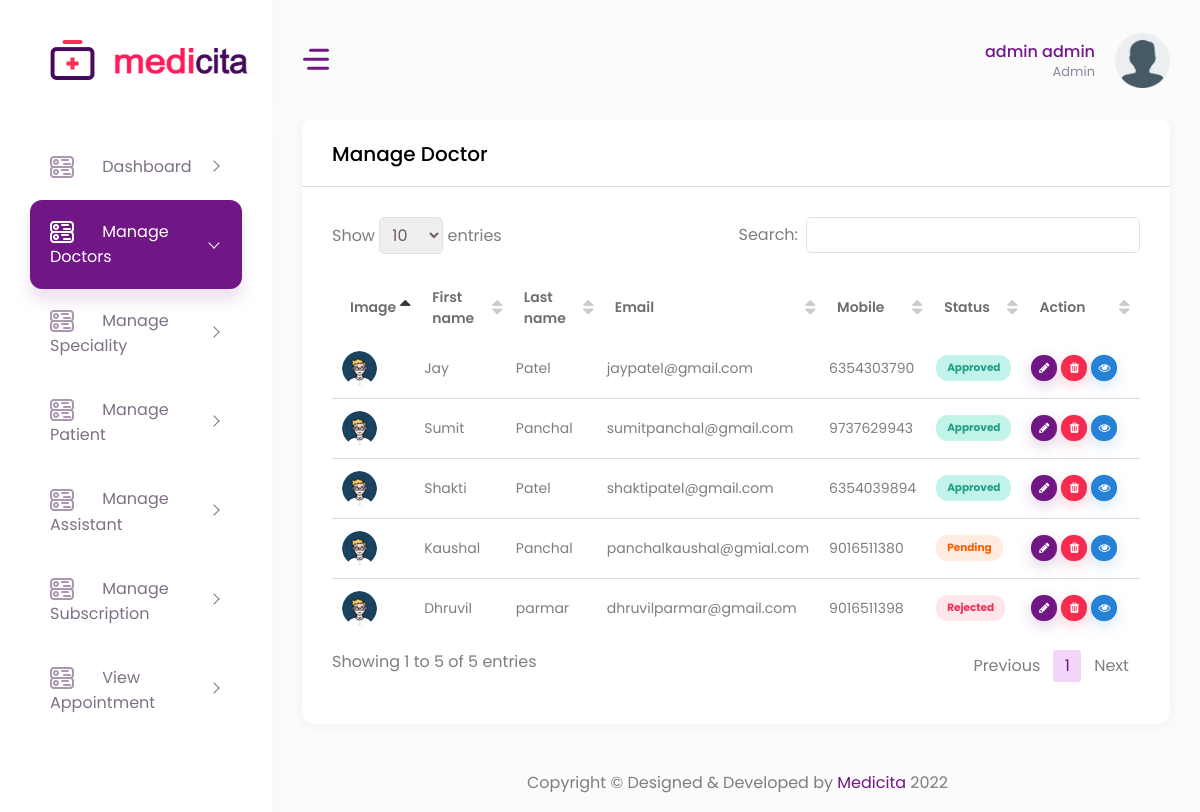
The app's page /manage_doctor.php (signed in) with its own data.
### tables this page shows
CREATE TABLE IF NOT EXISTS `user` (
  `id` int NOT NULL AUTO_INCREMENT,
  `user_type` enum('Admin','Doctor','Patient','Assistant') NOT NULL,
  `first_name` varchar(50) NOT NULL,
  `last_name` varchar(50) NOT NULL,
  `email` varchar(200) NOT NULL,
  `password` varchar(50) NOT NULL,
  `mobile_number` bigint NOT NULL,
  `gender` enum('Male','Female','Other','') DEFAULT NULL,
  `birth_date` date DEFAULT NULL,
  `otp` int DEFAULT NULL,
  `profile_photo` varchar(150) DEFAULT NULL,
  `bio` varchar(255) DEFAULT NULL,
  `address` text,
  `state` varchar(255) DEFAULT NULL,
  `city` varchar(255) DEFAULT NULL,
  `zip_code` int DEFAULT NULL,
  `status` enum('Pending','Rejected','Approved','') NOT NULL DEFAULT 'Pending',
  PRIMARY KEY (`id`)
);

### manage_doctor.php (the view, shortened to what this page needs)
<?php
   include "action/databaseconn.php";
   ?>
<?php
   include "header.php";
   ?>
<?php
   $sql = "SELECT * FROM user where user_type = 'doctor'";
   $result = $conn->query($sql);
   $arr_users = [];
   ?>
<div class="container-fluid">
   <div class="row">
      <div class="col-12">
         <div class="card">
            <div class="card-header">
               <h4 class="card-title">Manage Doctor</h4>
            </div>
            <div class="card-body">
               <div class="table-responsive">
                  <table id="example3" class="display" style="min-width: 845px">
                     <?php
                        if($result->num_rows > 0)
                           {
                              $arr_users = $result->fetch_all(MYSQLI_ASSOC);
                           }
                        ?>
                     <thead>
                        <tr>
                           <th>Image</th>
                           <th>First name</th>
                           <th>Last name</th>
                           <th>Email</th>
                           <th>Mobile</th>
                           <th>Status</th>
                           <th>Action</th>
                           <th></th>
                        </tr>
                     </thead>
                     <tbody>
                        <?php if(!empty($arr_users)) { ?>
                        <?php foreach($arr_users as $r) { ?>
                        <tr>
                           <td><img class="rounded-circle" width="35" src="images/avatar/1.png" alt=""></td>
                           <td><?php echo $r['first_name'] ?></td>
                           <td><?php echo $r['last_name'] ?></td>
                           <td><?php echo $r['email'] ?></td>
                           <td><?php echo $r['mobile_number'] ?></td>
                           <?php
                              if( $r['status'] == "Approved")
                              {
                                 ?>
                                 <td><span class="badge light badge-success"><?php echo $r['status'] ?></span></td>
                                 <?php
                              }
                              elseif($r['status']=="Rejected")
                              {
                                 ?>
                                 <td><span class="badge light badge-danger"><?php echo $r['status'] ?></span></td>
                                 <?php
                              }else{
                                 ?>
                                 <td><span class="badge light badge-warning"><?php echo $r['status'] ?></span></td>
                                 <?php
                              }
                           ?>
                           <td>
                              <div class="d-flex">
                                 <button type="button" class="btn btn-primary shadow btn-xs sharp mr-1 edit-modal" data-toggle="modal" data-id="<?= $r['id'] ?>" data-target="#editModal"><i class="fa fa-pencil"></i></button>
                                 <button type="button" class="btn btn-danger shadow btn-xs sharp mr-1 delete-modal" data-toggle="modal" data-id="<?= $r['id'] ?>" data-target="#deleteModal"><i class="fa fa-trash"></i></button>
                                 <a href=<?php echo "admin_doctor_detail.php?id=".$r['id'] ?>><button type="button" class="btn btn-info shadow btn-xs sharp mr-1 view-modal" data-toggle="modal" data-id="<?= $r['id'] ?>" data-target="#viewModal"><i class="fa fa-eye"></i></button></a>
                              </div>
                           </td>
                           <td>
                           </td>
                        </tr>
                        <?php }} ?>
                     </tbody>
                  </table>
               </div>
            </div>
         </div>
      </div>
   </div>
</div>
<?php
   include "footer.php";
?>

### header.php (shortened to what this page needs)
<?php
include "action/databaseconn.php";
   if(!isset($_SESSION["login"]))
   {
   	header("location:index.php");
   }
   else
   {
      $user_type = $_SESSION['user_type'];
   }
   ?>
<!DOCTYPE html>
<html lang="en">
   <head>
      <link href="vendor/jqvmap/css/jqvmap.min.css" rel="stylesheet">
      <link rel="stylesheet" href="vendor/chartist/css/chartist.min.css">
      <link href="vendor/datatables/css/jquery.dataTables.min.css" rel="stylesheet">
      <link href="vendor/bootstrap-select/dist/css/bootstrap-select.min.css" rel="stylesheet">
      <link rel="stylesheet" href="vendor/toastr/css/toastr.min.css">
    <link href="vendor/bootstrap-material-datetimepicker/css/bootstrap-material-datetimepicker.css" rel="stylesheet">
      <link href="css/style.css" rel="stylesheet">
      <link href="css/custom.css" rel="stylesheet">
   </head>
   <body>
      <div id="main-wrapper">
      <div class="nav-header">
         <a href="index.php" class="brand-logo">
            <img class="logo-abbr" src="images/logo.png" alt="">
            <img class="brand-title" src="images/logo-text.png" alt="">
         </a>
         <div class="nav-control">
            <div class="hamburger">
               <span class="line"></span><span class="line"></span><span class="line"></span>
            </div>
         </div>
      </div>
      <div class="header">
         <div class="header-content">
            <nav class="navbar navbar-expand">
               <div class="collapse navbar-collapse justify-content-between">
                  <ul class="navbar-nav header-right">
                     <li class="nav-item dropdown header-profile">
                        <a class="nav-link" href="#" role="button" data-toggle="dropdown">
                           <div class="header-info">
                              <span><?php echo $_SESSION['first_name']." ".$_SESSION['last_name'] ?></span>
                              <small><?php echo $user_type?></small>
                           </div>
                           <?php
                              $query1 = "select * from user where id = '".$_SESSION['id']."'";
                              $result = mysqli_query($conn, $query1);
                              $arr_doc = [];
                              if($result->num_rows > 0)
                              {
                                 $arr_doc = $result->fetch_all(MYSQLI_ASSOC);
                              }
                           ?>
                           <?php if(!empty($arr_doc)) { ?>
                                 <?php foreach($arr_doc as $r2) {
                                    if ($r2['profile_photo'] > 0) {
                                       ?>
                                       <img src=<?php echo "image/".$r2['profile_photo'] ?> width="20" alt=""/>
                                 <?php
                                    }
                                    else {
                                       ?>
                                       <img src="images/avatar/727399.png" width="20" alt=""/>
                                 <?php
                                    }
                                    ?>
                           <?php }} ?>
                        </a>
                     </li>
                  </ul>
               </div>
            </nav>
         </div>
      </div>
      <div class="deznav">
         <div class="deznav-scroll">
            <?php
               if($_SESSION['user_type'] == "Doctor")
               {
                  include ("doctor_sidebar.php");
               }
               elseif($_SESSION['user_type'] == "Patient")
               {
                  include ("patient_sidebar.php");
               }
               elseif($_SESSION['user_type'] == "Admin")
               {
                  include ("admin_sidebar.php");
               }
               elseif($_SESSION['user_type'] == "Assistant")
               {
                  include ("assistant_sidebar.php");
               }
            ?>
         </div>
      </div>
      <div class="content-body">

### records on screen
user: first_name "Jay", last_name "Patel", email "jaypatel@gmail.com", mobile_number "6354303790", status "Approved"
user: first_name "Sumit", last_name "Panchal", email "sumitpanchal@gmail.com", mobile_number "9737629943", status "Approved"
user: first_name "Shakti", last_name "Patel", email "shaktipatel@gmail.com", mobile_number "6354039894", status "Approved"
user: first_name "Kaushal", last_name "Panchal", email "panchalkaushal@gmial.com", mobile_number "9016511380", status "Pending"
user: first_name "Dhruvil", last_name "parmar", email "dhruvilparmar@gmail.com", mobile_number "9016511398", status "Rejected"

### other values on screen
$_SESSION['first_name'] "admin"
$_SESSION['last_name'] "admin"
$user_type "Admin"
